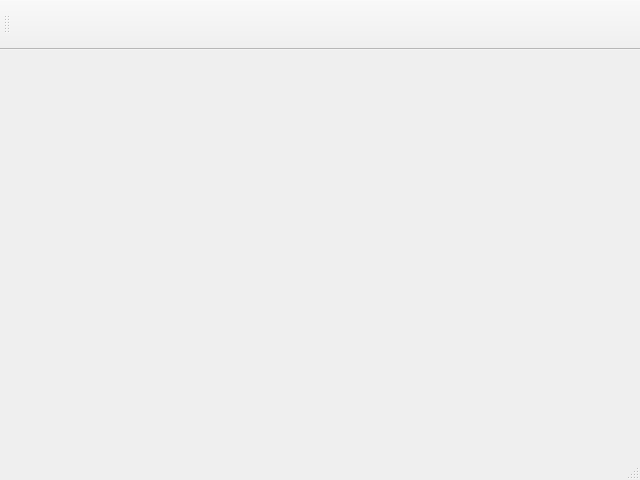
<?xml version="1.0" encoding="UTF-8"?>
<ui version="4.0">
 <class>SLAMGatewayClass</class>
 <widget class="QMainWindow" name="SLAMGatewayClass">
  <property name="geometry">
   <rect>
    <x>0</x>
    <y>0</y>
    <width>640</width>
    <height>480</height>
   </rect>
  </property>
  <property name="minimumSize">
   <size>
    <width>640</width>
    <height>480</height>
   </size>
  </property>
  <property name="maximumSize">
   <size>
    <width>640</width>
    <height>480</height>
   </size>
  </property>
  <property name="windowTitle">
   <string>SLAMGateway</string>
  </property>
  <widget class="QWidget" name="centralWidget"/>
  <widget class="QMenuBar" name="menuBar">
   <property name="geometry">
    <rect>
     <x>0</x>
     <y>0</y>
     <width>640</width>
     <height>26</height>
    </rect>
   </property>
  </widget>
  <widget class="QToolBar" name="mainToolBar">
   <property name="minimumSize">
    <size>
     <width>50</width>
     <height>50</height>
    </size>
   </property>
   <attribute name="toolBarArea">
    <enum>TopToolBarArea</enum>
   </attribute>
   <attribute name="toolBarBreak">
    <bool>false</bool>
   </attribute>
  </widget>
  <widget class="QStatusBar" name="statusBar"/>
 </widget>
 <layoutdefault spacing="6" margin="11"/>
 <resources>
  <include location="slamgateway.qrc"/>
 </resources>
 <connections/>
</ui>
